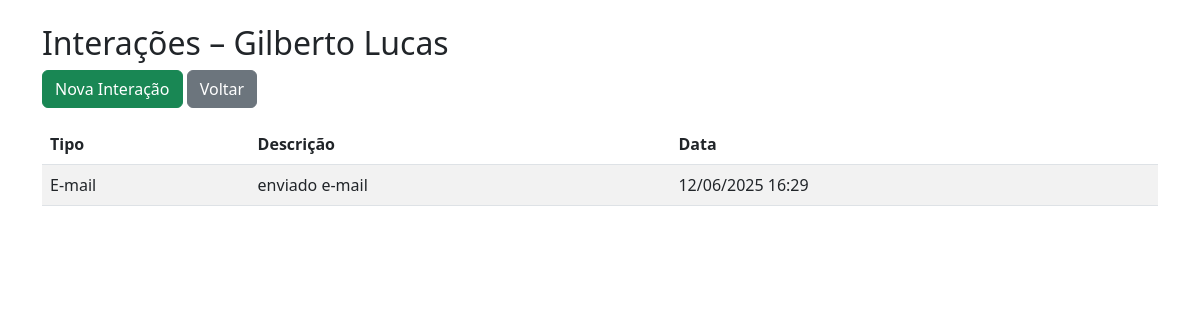
Screenshot of /clientes/1/interacoes/ (signed in) with the database file from the repository.
### clientes/models.py (models this page shows, shortened)
class Cliente(models.Model):
    STATUS_CHOICES = [
        ('ativo', 'Ativo'),
        ('inativo', 'Inativo'),
        ('prospect', 'Prospect'),
    ]
    nome = models.CharField(max_length=150)
    email = models.EmailField(unique=True)
    telefone = models.CharField(max_length=20, blank=True)
    endereco = models.TextField(blank=True)
    status = models.CharField(max_length=10, choices=STATUS_CHOICES, default='prospect')
    data_criacao = models.DateTimeField(auto_now_add=True)

class Interacao(models.Model):
    TIPO_CHOICES = [
        ('email', 'E-mail'),
        ('chamada', 'Chamada'),
        ('whatsapp', 'WhatsApp'),
        ('outro', 'Outro'),
    ]
    cliente = models.ForeignKey(Cliente, on_delete=models.CASCADE, related_name='interacoes')
    tipo = models.CharField(max_length=20, choices=TIPO_CHOICES)
    descricao = models.TextField()
    data_interacao = models.DateTimeField(auto_now_add=True)

### clientes/views.py (the view)
# urls.py: path('<int:cliente_id>/interacoes/', views.listar_interacoes, name='listar_interacoes'),
@login_required
def listar_interacoes(request, cliente_id):
    cliente = get_object_or_404(Cliente, id=cliente_id)
    interacoes = cliente.interacoes.all().order_by('-data_interacao')
    return render(request, 'clientes/interacoes.html', {
        'cliente': cliente,
        'interacoes': interacoes
    })

### Templates/Clientes/interacoes.html (shortened to what this page needs)
<!DOCTYPE html>
<html>
<head>
    <link href="https://cdn.jsdelivr.net/npm/bootstrap@5.3.0/dist/css/bootstrap.min.css" rel="stylesheet">
</head>
<body class="p-4">
<div class="container">
    <h2>Interações – {{ cliente.nome }}</h2>
    <a href="{% url 'nova_interacao' cliente.id %}" class="btn btn-success mb-3">Nova Interação</a>
    <a href="{% url 'lista_clientes' %}" class="btn btn-secondary mb-3">Voltar</a>
    <table class="table table-striped">
        <thead>
            <tr>
                <th>Tipo</th>
                <th>Descrição</th>
                <th>Data</th>
            </tr>
        </thead>
        <tbody>
            {% for interacao in interacoes %}
            <tr>
                <td>{{ interacao.get_tipo_display }}</td>
                <td>{{ interacao.descricao }}</td>
                <td>{{ interacao.data_interacao|date:"d/m/Y H:i" }}</td>
            </tr>
            {% empty %}
            <tr><td colspan="3">Nenhuma interação registrada.</td></tr>
            {% endfor %}
        </tbody>
    </table>
</div>
</body>
</html>

### rows the page displays
Cliente: nome "Gilberto Lucas"
Interacao: tipo "E-mail", descricao "enviado e-mail", data_interacao "12/06/2025 16:29"
